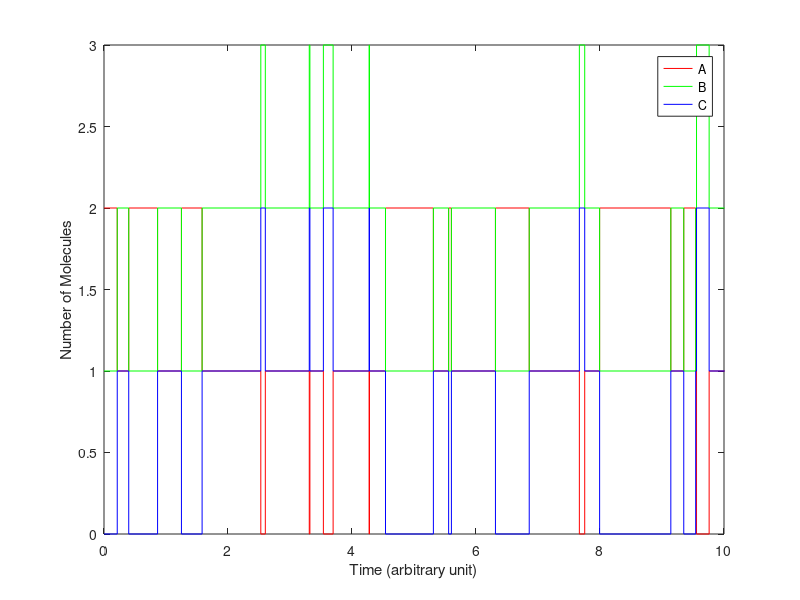
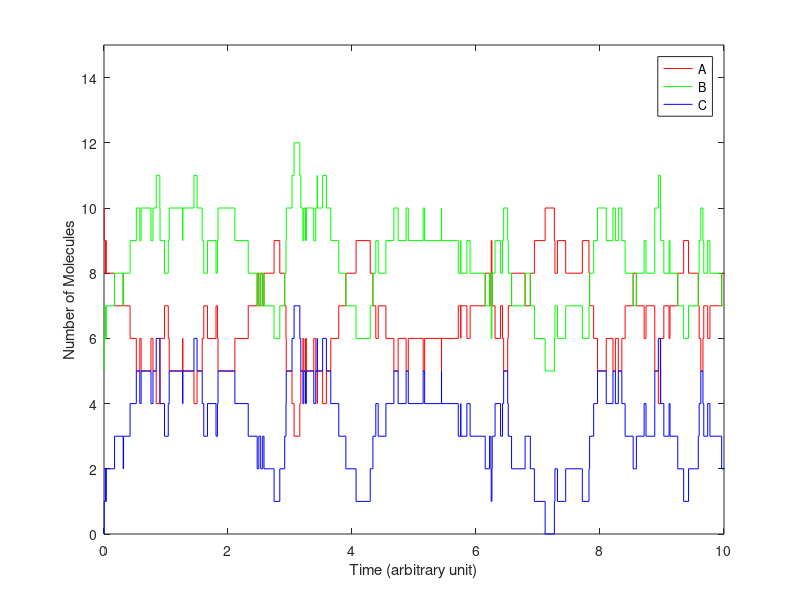
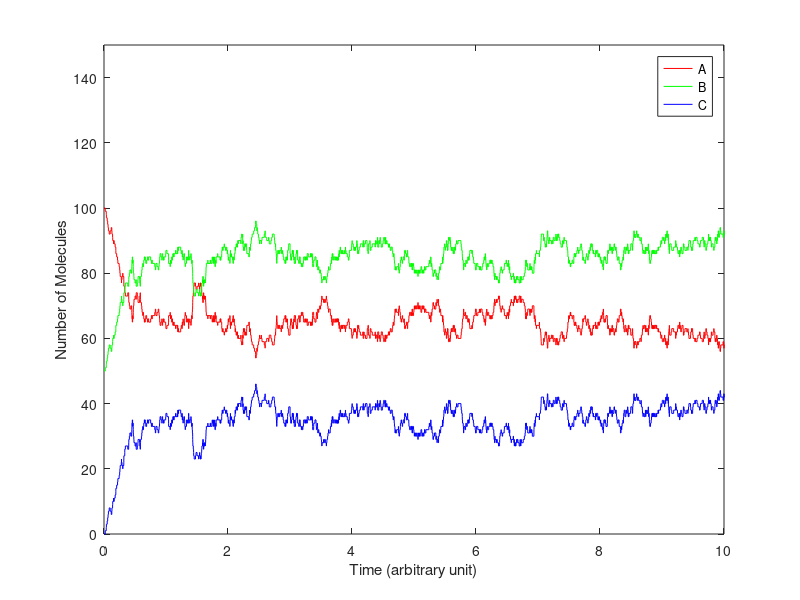
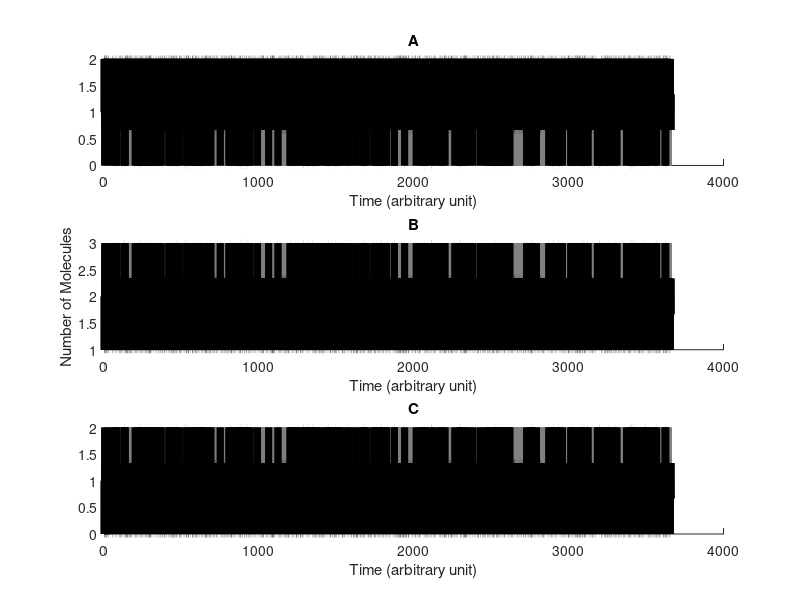

These charts were generated, in order, by the following MATLAB code: (Note: this script raises an error after producing the figures.)
function hw4()
    clc;
    close all;
    IC = [ 2 1 0 ];
    k = [ 1 1 ];
    [N,T] = SSA(IC,k);
    fig = figure;
    stairs(T,N(:,1),'r');
    hold on;
    stairs(T,N(:,2),'g');
    stairs(T,N(:,3),'b');
    axis([ 0 10 0 3 ]);
    xlabel('Time (arbitrary unit)');
    ylabel('Number of Molecules');
    legend('A','B','C');
    saveas(fig,'../img/c.1.jpg');

    IC = [ 10 5 0 ];
    k = [ 1 1/5 ];
    [N,T] = SSA(IC,k);
    fig = figure;
    stairs(T,N(:,1),'r');
    hold on;
    stairs(T,N(:,2),'g');
    stairs(T,N(:,3),'b');
    axis([ 0 10 0 15 ]);
    xlabel('Time (arbitrary unit)');
    ylabel('Number of Molecules');
    legend('A','B','C');
    saveas(fig,'../img/c.2.jpg');

    IC = [ 100 50 0 ];
    k = [ 1 1/50 ];
    [N,T] = SSA(IC,k);
    fig = figure;
    stairs(T,N(:,1),'r');
    hold on;
    stairs(T,N(:,2),'g');
    stairs(T,N(:,3),'b');
    xlabel('Time (arbitrary unit)');
    ylabel('Number of Molecules');
    axis([ 0 10 0 150 ]);
    legend('A','B','C');
    saveas(fig,'../img/c.3.jpg'); 
    
    IC = [ 2 1 0 ];
    k = [ 1 1 ];
    fig = ensemble(IC,k,3);
    saveas(fig,'../img/d.1.jpg');
    fig = ensemble(IC,k,10);
    saveas(fig,'../img/d.2.jpg');
    fig = ensemble(IC,k,100);
    saveas(fig,'../img/d.3.jpg');
    
    tspan = [0 10];
    y0 = [ 2; 1; 0;];
    [t,y] = ode45(@ODE_e,tspan,y0);
    fig = figure;
    plot(t,y(:,1),'r');
    hold on;
    plot(t,y(:,2),'g');
    plot(t,y(:,3),'b');
    xlabel('Time (s)');
    ylabel('Concentration (mM)');
    axis([ 0 10 0 3]);
    legend('A','B','C');
    saveas(fig,'../img/e.jpg');


end

function fig = ensemble(IC,k,n)
    fig = figure;
    [N,T] = SSA(IC,k);
    ax1 = subplot(3,1,1);
    hold on;
    ax2 = subplot(3,1,2);
    hold on;
    ax3 = subplot(3,1,3);
    hold on;
    stairs(ax1,T,N(:,1),'Color',[0.5 0.5 0.5]);
    stairs(ax2,T,N(:,2),'Color',[0.5 0.5 0.5]);
    stairs(ax3,T,N(:,3),'Color',[0.5 0.5 0.5]);
    state(1)=interp1(T,N(:,1),10,'previous');
    N_T = N;
    for i = 1:n-1
        [N,T] = SSA(IC,k);
        stairs(ax1,T,N(:,1),'Color',[0.5 0.5 0.5]);
        stairs(ax2,T,N(:,2),'Color',[0.5 0.5 0.5]);
        stairs(ax3,T,N(:,3),'Color',[0.5 0.5 0.5]);
        state(n)=interp1(T,N(:,1),10,'previous');
        N_T = N_T + N;
    end
    N_T = N_T/n;
    stairs(ax1,T,N_T(:,1),'Color','black','LineWidth',5);
    stairs(ax2,T,N_T(:,2),'Color','black','LineWidth',5);
    stairs(ax3,T,N_T(:,3),'Color','black','LineWidth',5);
    title(ax1,'A');
    title(ax2,'B');
    title(ax3,'C');
    xlabel(ax1,'Time (arbitrary unit)');
    xlabel(ax2,'Time (arbitrary unit)');
    ylabel(ax2,'Number of Molecules');
    xlabel(ax3,'Time (arbitrary unit)');
    axis([ ax1 ax2 ax3 ],[ 0 10 0 3 ]);
    C = categorical(state,[0 1 2],{'(0,3,2)','(1,2,1)','(2,1,0)'});
    [N,Categories] = histcounts(C);
    N
    Categories
end

function [N,T]= SSA(IC,k)
    A = IC(1);
    B = IC(2);
    C = IC(3);
    k1 = k(1);
    km1 = k(2);
    t = 0;
    Tend = 10000;
    T(1) = 0;
    N(1,:) = [ A B C];
    for j = 2:Tend
        a1 = k1 * A;
        am1 = km1 * B *C;
        asum = a1 + am1;
        % update time
        t = t + log(1/rand(1))/asum;
        % state transition
        mu = rand(1);
        if mu < a1/asum
            if A - 1 >= 0
                B = B + 1;
                C = C + 1;
                A = A - 1;
            end
        else  %  a1/asum  <=  mu < 1
            if C - 1 >= 0 && B -1 >= 0
                A = A + 1;
                B = B - 1;
                C = C - 1;
            end
        end
        T(j) = t;
        N(j,:) = [A B C];
    end
end

function dydt = ODE_e(t,y)
    k1 = 1;
    km1 = 1;
    dydt(1,1) = - k1 * y(1) + km1 * y(2) * y(3);
    dydt(2,1) = k1 * y(1) - km1 * y(2) * y(3);
    dydt(3,1) = k1 * y(1) - km1 * y(2) * y(3);
end
